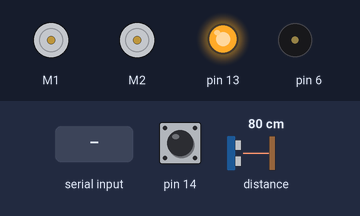
A sketch run on a simulated Arduino Leonardo, built with avr-gcc and run on an emulated ATmega32U4. Shown: 2 × DC motor (green arrow = forward, orange = backward, longer = faster), output pins drawn as LEDs (lit = HIGH), buzzer (waves = sounding). The test bench sets the inputs (shaded band); at power-on: pin 14 HIGH, distance to the obstacle 80 cm. What the sketch prints to the serial monitor is not drawn.

Above: at 0.8 s.
0.9 s: pin 14 pulled LOW for 0.15 s
At 1.8 s:
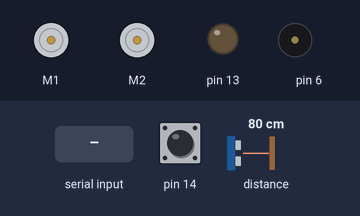
4.0 s: distance to the obstacle set to 2 cm
7.0 s: "d" received over Serial
At 8.1 s:
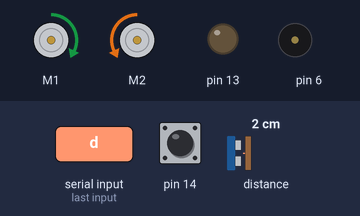
10.0 s: "a" received over Serial
At 11.3 s:
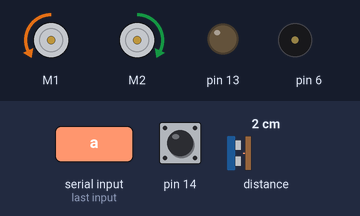
13.0 s: pin 14 pulled LOW for 1 s
At 14.1 s:
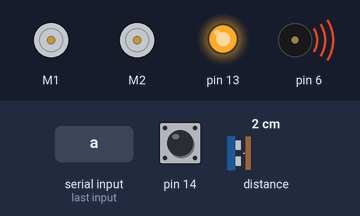
15.6 s: pin 14 pulled LOW for 3.2 s
At 19.6 s:
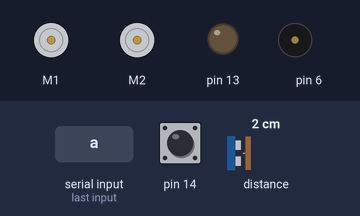
Timing chart, 0 to 22.8 s (numbered marks = the images above; inputs shaded):
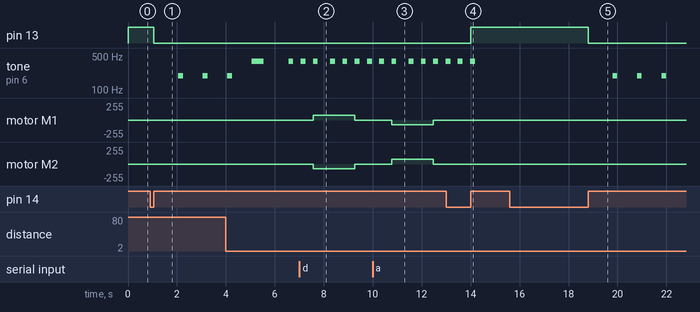

Measured:
- after the input at 0.9 s, pin 13: HIGH → LOW after 0.15 s; tone on pin 6: alternates 195 Hz for 0.20 s and silent for 0.80 s, starting after 1.2 s
- after the input at 7.0 s, motor M1: stopped → forward 70/255 after 0.56 s, → stopped 1.7 s later; motor M2: stopped → backward 70/255 after 0.56 s, → stopped 1.7 s later
- after the input at 10.0 s, motor M1: stopped → backward 70/255 after 0.77 s, → stopped 1.7 s later; motor M2: stopped → forward 70/255 after 0.77 s, → stopped 1.7 s later
- after the input at 13.0 s, pin 13: LOW → HIGH after 1.0 s; tone on pin 6: goes on until 14.2 s, then stays silent
- after the input at 15.6 s, pin 13: HIGH → LOW after 3.2 s; tone on pin 6: alternates 195 Hz for 0.20 s and silent for 0.80 s, starting after 4.2 s

The sketch:

Assignment_MODE1.ino
```cpp
#include <Wire.h>
#include <Zumo32U4.h>

// This is the threshold for the proximity sensors
#define PRO_THRESHOLD     6    // distance from ZUMO

// motor speed settings
#define REVERSE_SPEED     100  // 0 is stopped, 400 is full speed
#define TURN_SPEED        110
#define FORWARD_SPEED     80
#define REVERSE_DURATION  100  // ms
#define TURN_DURATION     200  // ms
#define ETURN_DURATION    400 // ms
#define ETURN_SPEED       300

Zumo32U4ButtonA buttonA;
Zumo32U4Buzzer buzzer;
Zumo32U4Motors motors;
Zumo32U4ProximitySensors proxSensors;

int input;
bool proxLeftActive;
bool proxFrontActive;
bool proxRightActive;

int turnCount = 0;

void waitForButtonAndCountDown()
{
  ledYellow(1);

  buttonA.waitForButton();

  ledYellow(0);

  // Play Countdown notes
  for (int i = 0; i < 3; i++)
  {
    delay(1000);
    buzzer.playNote(NOTE_G(3), 200, 15);
  }
  delay(1000);
  buzzer.playNote(NOTE_G(4), 500, 15);
  delay(1000);
}

void setup()
{

  Serial1.begin(9600);
  Serial.begin(9600);

  proxSensors.initThreeSensors();

  waitForButtonAndCountDown();
}

void loop()
{
  if (buttonA.isPressed())
  {
    motors.setSpeeds(0, 0);
    buttonA.waitForRelease();
    waitForButtonAndCountDown();
  }

  input = Serial.read();
  proxSensors.read();
  int left_sensor = proxSensors.countsLeftWithLeftLeds();
  int center_left_sensor = proxSensors.countsFrontWithLeftLeds();
  int center_right_sensor = proxSensors.countsFrontWithRightLeds();
  int right_sensor = proxSensors.countsRightWithRightLeds();

  if (input == 'd')
  {
    motors.setSpeeds(TURN_SPEED, -TURN_SPEED);
    delay(TURN_DURATION);
  }
  else if (input == 'a')
  {
    motors.setSpeeds(-TURN_SPEED, TURN_SPEED);
    delay(TURN_DURATION);
  }
  else if (input == 'w')
  {
    motors.setSpeeds(FORWARD_SPEED, FORWARD_SPEED);
    delay(500);
  }
  else if (input == 's')
  {
    motors.setSpeeds(-REVERSE_SPEED, -REVERSE_SPEED);
    delay(500);
  }
  else if (input == -1)
  {
    motors.setSpeeds(0,0);
  }
  else
  {
     Serial.print("ERROR: command not recognised \n");
  }


  if (left_sensor >= PRO_THRESHOLD || center_left_sensor >= PRO_THRESHOLD)
  {
    Serial.print("PERSON FOUND: ");
    //play tune
    for (int i = 0; i < 3; i++)
    {
      delay(500);
      buzzer.playNote(NOTE_G(4), 200, 15);
    }
  }
  else if (center_right_sensor >= PRO_THRESHOLD || right_sensor >= PRO_THRESHOLD)
  {
    Serial1.println("PERSON FOUND: ");
    //play tune
    for (int i = 0; i < 3; i++)
    {
      delay(500);
      buzzer.playNote(NOTE_G(4), 200, 15);
    }
  }
}
```
